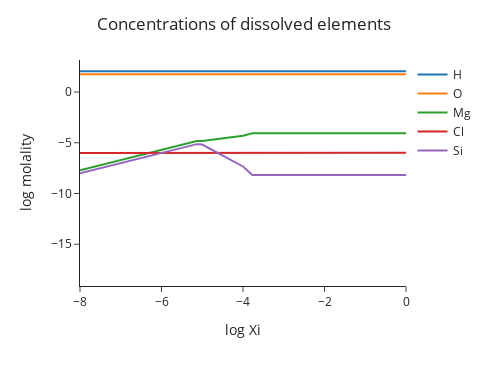

Notebook code cell kept with this figure:
### Markdown cell above
Hey! pH increases as we expected, and it has an elaborate path...

Let's plot concentrations of dissolved elements as functions of reaction progress (Xi)

### Code cell
m.plot_elements(log=True)

### Figure 1 — Plotly figure (JSON) as saved in the notebook; plotly's stock layout.template omitted (floating-point values rounded to 4 significant figures)
{"data": [{"hovertemplate": "variable=H<br>log Xi=%{x}<br>log molality=%{y}<extra></extra>", "legendgroup": "H", "line": {"color": "#1F77B4", "dash": "solid"}, "marker": {"symbol": "circle"}, "mode": "lines", "name": "H", "orientation": "v", "showlegend": true, "type": "scatter", "x": [-Infinity, -8.0, -7.0, -6.0, -5.134, -5.0, -4.0, -3.77, -3.0, -2.0, -1.0, 0.0], "xaxis": "x", "y": [2.045, 2.045, 2.045, 2.045, 2.045, 2.045, 2.045, 2.045, 2.045, 2.045, 2.045, 2.045], "yaxis": "y"}, {"hovertemplate": "variable=O<br>log Xi=%{x}<br>log molality=%{y}<extra></extra>", "legendgroup": "O", "line": {"color": "#FF7F0E", "dash": "solid"}, "marker": {"symbol": "circle"}, "mode": "lines", "name": "O", "orientation": "v", "showlegend": true, "type": "scatter", "x": [-Infinity, -8.0, -7.0, -6.0, -5.134, -5.0, -4.0, -3.77, -3.0, -2.0, -1.0, 0.0], "xaxis": "x", "y": [1.744, 1.744, 1.744, 1.744, 1.744, 1.744, 1.744, 1.744, 1.744, 1.744, 1.744, 1.744], "yaxis": "y"}, {"hovertemplate": "variable=Mg<br>log Xi=%{x}<br>log molality=%{y}<extra></extra>", "legendgroup": "Mg", "line": {"color": "#2CA02C", "dash": "solid"}, "marker": {"symbol": "circle"}, "mode": "lines", "name": "Mg", "orientation": "v", "showlegend": true, "type": "scatter", "x": [-Infinity, -8.0, -7.0, -6.0, -5.134, -5.0, -4.0, -3.77, -3.0, -2.0, -1.0, 0.0], "xaxis": "x", "y": [-18.0, -7.699, -6.699, -5.699, -4.833, -4.826, -4.3, -4.072, -4.072, -4.072, -4.072, -4.072], "yaxis": "y"}, {"hovertemplate": "variable=Cl<br>log Xi=%{x}<br>log molality=%{y}<extra></extra>", "legendgroup": "Cl", "line": {"color": "#D62728", "dash": "solid"}, "marker": {"symbol": "circle"}, "mode": "lines", "name": "Cl", "orientation": "v", "showlegend": true, "type": "scatter", "x": [-Infinity, -8.0, -7.0, -6.0, -5.134, -5.0, -4.0, -3.77, -3.0, -2.0, -1.0, 0.0], "xaxis": "x", "y": [-6.0, -6.0, -6.0, -6.0, -6.0, -6.0, -6.0, -6.0, -6.0, -6.0, -5.999, -5.988], "yaxis": "y"}, {"hovertemplate": "variable=Si<br>log Xi=%{x}<br>log molality=%{y}<extra></extra>", "legendgroup": "Si", "line": {"color": "#9467BD", "dash": "solid"}, "marker": {"symbol": "circle"}, "mode": "lines", "name": "Si", "orientation": "v", "showlegend": true, "type": "scatter", "x": [-Infinity, -8.0, -7.0, -6.0, -5.134, -5.0, -4.0, -3.77, -3.0, -2.0, -1.0, 0.0], "xaxis": "x", "y": [-18.0, -8.0, -7.0, -6.0, -5.135, -5.179, -7.334, -8.163, -8.163, -8.163, -8.163, -8.163], "yaxis": "y"}], "layout": {"height": 366, "legend": {"title": {}, "tracegroupgap": 0}, "margin": {"t": 60}, "showlegend": true, "title": {"text": "Concentrations of dissolved elements", "x": 0.5, "xanchor": "center"}, "width": 488, "xaxis": {"anchor": "y", "autorange": true, "domain": [0, 1], "range": [-8, 0], "title": {"text": "log Xi"}, "type": "linear"}, "yaxis": {"anchor": "x", "autorange": true, "domain": [0, 1], "exponentformat": "power", "range": [-19.11, 3.159], "showexponent": "all", "title": {"text": "log molality"}, "type": "linear"}}}
